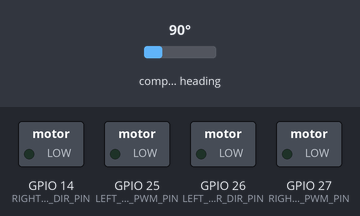
Recording of a program running on a simulated ESP32. Shown: switched loads named in the program (green lamp = pin HIGH). Wiring (inferred from the names in the program): AS5600 angle sensor at I2C address 0x36. The inputs (shaded band) are chosen by the test bench; at power-on: compass heading 90°. The ROS host is connected and sends only what is stated.

Above: at 0.0 s.
At 3.2 s:
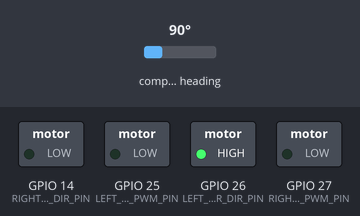
3.3 s: compass heading set to 7°
Timing chart, 0 to 6.3 s (numbered marks = the images above; inputs shaded):
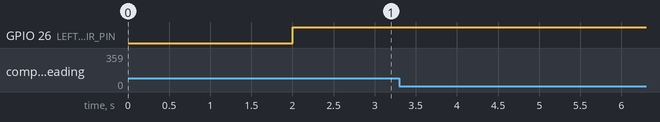

The program:

main.cpp
```cpp
#include <Arduino.h>
#include <Wire.h>
#include <esp_system.h>  // esp_reset_reason() - for the diagnostics topic

#include <micro_ros_platformio.h>
#include <rcl/rcl.h>
#include <rcl/error_handling.h>
#include <rclc/rclc.h>
#include <rclc/executor.h>
#include <std_msgs/msg/float32_multi_array.h>
#include <std_msgs/msg/int32_multi_array.h>
#include <sensor_msgs/msg/joint_state.h>

#include "config.h"
#include "motor_driver.h"
#include "encoder.h"
#include "pid_controller.h"
#include "wheel.h"

/*
 * ============================================================
 * I2C Buses
 * ============================================================
 */

TwoWire LeftEncoderBus = TwoWire(0);
TwoWire RightEncoderBus = TwoWire(1);

/*
 * ============================================================
 * Motor Drivers
 * ============================================================
 */

MotorDriver leftMotor(
    LEFT_MOTOR_PWM_PIN,
    LEFT_MOTOR_DIR_PIN,
    LEFT_PWM_CHANNEL,
    LEFT_FORWARD,
    LEFT_REVERSE
);

MotorDriver rightMotor(
    RIGHT_MOTOR_PWM_PIN,
    RIGHT_MOTOR_DIR_PIN,
    RIGHT_PWM_CHANNEL,
    RIGHT_FORWARD,
    RIGHT_REVERSE
);

/*
 * ============================================================
 * Encoders
 * ============================================================
 */

Encoder leftEncoder(
    LeftEncoderBus,
    LEFT_ENCODER_SDA_PIN,
    LEFT_ENCODER_SCL_PIN,
    LEFT_COUNTS_PER_WHEEL_REV,
    LEFT_ENCODER_DIRECTION
);

Encoder rightEncoder(
    RightEncoderBus,
    RIGHT_ENCODER_SDA_PIN,
    RIGHT_ENCODER_SCL_PIN,
    RIGHT_COUNTS_PER_WHEEL_REV,
    RIGHT_ENCODER_DIRECTION
);

/*
 * ============================================================
 * PID Controllers
 * ============================================================
 */

PIDController rightPID(
    RIGHT_KP,
    RIGHT_KI,
    RIGHT_KD
);

PIDController leftPID(
    LEFT_KP,
    LEFT_KI,
    LEFT_KD
);

/*
 * ============================================================
 * Wheels
 * ============================================================
 */

Wheel leftWheel(
    leftMotor,
    leftEncoder,
    leftPID
);

Wheel rightWheel(
    rightMotor,
    rightEncoder,
    rightPID
);

/*
 * ============================================================
 * Watchdog state
 * ============================================================
 */

volatile uint32_t lastCommandTimeMs = 0;

/*
 * ============================================================
 * Loop health tracking (for diagnostics)
 * ============================================================
 */

uint32_t maxLoopDurationUs = 0;

/*
 * ============================================================
 * micro-ROS globals
 * ============================================================
 */

rcl_allocator_t allocator;
rclc_support_t support;
rcl_node_t node;
rclc_executor_t executor;

rcl_subscription_t cmdSubscriber;
std_msgs__msg__Float32MultiArray cmdMsg;

rcl_publisher_t statePublisher;
sensor_msgs__msg__JointState stateMsg;

rcl_publisher_t diagPublisher;
std_msgs__msg__Int32MultiArray diagMsg;

rcl_publisher_t pwmPublisher;
std_msgs__msg__Int32MultiArray pwmMsg;

rcl_timer_t publishTimer;
rcl_timer_t diagTimer;

#define RCCHECK(fn)   { rcl_ret_t rc = fn; if (rc != RCL_RET_OK) { errorLoop(); } }
#define RCSOFTCHECK(fn) { rcl_ret_t rc = fn; (void)rc; }

/*
 * ============================================================
 * Function Prototypes
 * ============================================================
 */

void errorLoop();
void controlLoopUpdate(double dt);
void publishWheelState();
void publishWheelPwm();
void publishDiagnostics();
void cmdCallback(const void* msgin);
void publishTimerCallback(rcl_timer_t* timer, int64_t lastCallTime);
void diagTimerCallback(rcl_timer_t* timer, int64_t lastCallTime);
void setupMessages();

/*
 * ============================================================
 * Error loop - blinks the onboard LED forever if micro-ROS setup fails
 * ============================================================
 */

void errorLoop()
{
    pinMode(STATUS_LED_PIN, OUTPUT);

    while (true)
    {
        digitalWrite(STATUS_LED_PIN, !digitalRead(STATUS_LED_PIN));
        delay(150);
    }
}

/*
 * ============================================================
 * Control loop - called once per CONTROL_PERIOD from loop()
 * ============================================================
 */

void controlLoopUpdate(double dt)
{
    const uint32_t nowMs = millis();

    const bool commandStale =
        (nowMs - lastCommandTimeMs) > COMMAND_TIMEOUT_MS;

    if (commandStale)
    {
        // No fresh /wheel_cmd_vel within the timeout - force stop rather
        // than trusting the last command forever.
        leftWheel.stop();
        rightWheel.stop();
    }

    leftWheel.update(dt);
    rightWheel.update(dt);
}

/*
 * ============================================================
 * Publish wheel state - called from the micro-ROS publish timer
 * ============================================================
 */

void publishWheelState()
{
    stateMsg.position.data[0] = leftWheel.getCurrentPosition();
    stateMsg.position.data[1] = rightWheel.getCurrentPosition();

    stateMsg.velocity.data[0] = leftWheel.getCurrentVelocity();
    stateMsg.velocity.data[1] = rightWheel.getCurrentVelocity();

    RCSOFTCHECK(rcl_publish(&statePublisher, &stateMsg, NULL));
}

/*
 * ============================================================
 * Publish the actual signed PWM duty currently being sent to each motor
 * (-255..255, matches MOTOR_PWM_MIN/MAX). Lets you directly see on the
 * Jetson what the PID is commanding, alongside target vs measured
 * velocity from /wheel_states - very useful while tuning KP/KI/KD.
 * ============================================================ */

void publishWheelPwm()
{
    pwmMsg.data.data[0] = leftWheel.getCurrentPwm();
    pwmMsg.data.data[1] = rightWheel.getCurrentPwm();

    RCSOFTCHECK(rcl_publish(&pwmPublisher, &pwmMsg, NULL));
}

/*
 * ============================================================
 * Publish diagnostics - reset reason + free heap + worst-case loop time.
 *
 * data[0] = esp_reset_reason() code. Key values to watch for:
 *   1 = POWERON   (normal power-up, expected)
 *   3 = SW        (deliberate software reset, expected if you call one)
 *   4 = PANIC     (crash - check for null derefs, stack overflow, etc.)
 *   5 = INT_WDT   (interrupt watchdog - something blocked interrupts too long)
 *   6 = TASK_WDT  (task watchdog - a task, e.g. idle, was starved of CPU -
 *                  this is the one a busy-loop with no yield()/delay() causes)
 *   9 = BROWNOUT  (power supply sagged - check your buck converter/wiring)
 * data[1] = free heap, in KB
 * data[2] = worst-case single loop() iteration duration seen since boot, in us
 * ============================================================ */

void publishDiagnostics()
{
    diagMsg.data.data[0] = (int32_t)esp_reset_reason();
    diagMsg.data.data[1] = (int32_t)(ESP.getFreeHeap() / 1024);
    diagMsg.data.data[2] = (int32_t)maxLoopDurationUs;

    RCSOFTCHECK(rcl_publish(&diagPublisher, &diagMsg, NULL));
}

/*
 * ============================================================
 * micro-ROS callbacks
 * ============================================================
 */

void cmdCallback(const void* msgin)
{
    const std_msgs__msg__Float32MultiArray* msg =
        (const std_msgs__msg__Float32MultiArray*)msgin;

    if (msg->data.size >= 2)
    {
        leftWheel.setTargetVelocity(msg->data.data[0]);
        rightWheel.setTargetVelocity(msg->data.data[1]);
        lastCommandTimeMs = millis();
    }
}

void publishTimerCallback(rcl_timer_t* timer, int64_t lastCallTime)
{
    (void)lastCallTime;
    if (timer != NULL)
    {
        publishWheelState();
        publishWheelPwm();
    }
}

void diagTimerCallback(rcl_timer_t* timer, int64_t lastCallTime)
{
    (void)lastCallTime;
    if (timer != NULL)
    {
        publishDiagnostics();
    }
}

/*
 * ============================================================
 * Message pre-allocation
 * ============================================================
 */

void setupMessages()
{
    // --- Command message: Float32MultiArray[2] ---
    cmdMsg.data.data = (float*)malloc(2 * sizeof(float));
    cmdMsg.data.size = 0;
    cmdMsg.data.capacity = 2;

    // --- State message: JointState with 2 named joints ---
    stateMsg.name.data =
        (rosidl_runtime_c__String*)malloc(2 * sizeof(rosidl_runtime_c__String));
    stateMsg.name.size = 2;
    stateMsg.name.capacity = 2;

    const char* leftName  = "left_wheel_joint";
    const char* rightName = "right_wheel_joint";

    stateMsg.name.data[0].data = (char*)malloc(strlen(leftName) + 1);
    strcpy(stateMsg.name.data[0].data, leftName);
    stateMsg.name.data[0].size = strlen(leftName);
    stateMsg.name.data[0].capacity = strlen(leftName) + 1;

    stateMsg.name.data[1].data = (char*)malloc(strlen(rightName) + 1);
    strcpy(stateMsg.name.data[1].data, rightName);
    stateMsg.name.data[1].size = strlen(rightName);
    stateMsg.name.data[1].capacity = strlen(rightName) + 1;

    stateMsg.position.data = (double*)malloc(2 * sizeof(double));
    stateMsg.position.size = 2;
    stateMsg.position.capacity = 2;

    stateMsg.velocity.data = (double*)malloc(2 * sizeof(double));
    stateMsg.velocity.size = 2;
    stateMsg.velocity.capacity = 2;

    stateMsg.effort.data = NULL;
    stateMsg.effort.size = 0;
    stateMsg.effort.capacity = 0;

    // --- Diagnostics message: Int32MultiArray[3] ---
    diagMsg.data.data = (int32_t*)malloc(3 * sizeof(int32_t));
    diagMsg.data.size = 3;
    diagMsg.data.capacity = 3;

    // --- PWM message: Int32MultiArray[2] ---
    pwmMsg.data.data = (int32_t*)malloc(2 * sizeof(int32_t));
    pwmMsg.data.size = 2;
    pwmMsg.data.capacity = 2;
}

/*
 * ============================================================
 * Setup
 * ============================================================
 */

void setup()
{
    set_microros_serial_transports(Serial);
    Serial.begin(UROS_SERIAL_BAUD);
    delay(2000);  // give the agent side time to be ready after boot

    leftMotor.begin();
    rightMotor.begin();

    leftEncoder.begin();
    rightEncoder.begin();

    leftWheel.begin();
    rightWheel.begin();

    setupMessages();

    allocator = rcl_get_default_allocator();
    RCCHECK(rclc_support_init(&support, 0, NULL, &allocator));
    RCCHECK(rclc_node_init_default(&node, UROS_NODE_NAME, UROS_NODE_NAMESPACE, &support));

    // BEST_EFFORT, not the reliable default: /wheel_cmd_vel carries velocity
    // commands, where only the newest value is ever meaningful. A reliable
    // subscriber here would queue and force in-order delivery of every
    // command, so a momentary stall (a slow I2C read, a serial retransmit,
    // a scheduling hiccup on the agent side) "banks" a bit of delay that
    // can never be undone -- that backlog compounds over minutes into a
    // growing, hard-to-diagnose command-to-motion lag that only clears on
    // agent restart. Best-effort drops stale queued commands instead of
    // forcing them through, so the wheel always acts on the latest
    // available command. This must match the QoS used by the Jetson-side
    // node publishing /wheel_cmd_vel.
    RCCHECK(rclc_subscription_init_best_effort(
        &cmdSubscriber, &node,
        ROSIDL_GET_MSG_TYPE_SUPPORT(std_msgs, msg, Float32MultiArray),
        UROS_CMD_TOPIC));

    RCCHECK(rclc_publisher_init_best_effort(
        &statePublisher, &node,
        ROSIDL_GET_MSG_TYPE_SUPPORT(sensor_msgs, msg, JointState),
        UROS_STATE_TOPIC));

    RCCHECK(rclc_publisher_init_best_effort(
        &diagPublisher, &node,
        ROSIDL_GET_MSG_TYPE_SUPPORT(std_msgs, msg, Int32MultiArray),
        UROS_DIAG_TOPIC));

    RCCHECK(rclc_publisher_init_best_effort(
        &pwmPublisher, &node,
        ROSIDL_GET_MSG_TYPE_SUPPORT(std_msgs, msg, Int32MultiArray),
        UROS_PWM_TOPIC));

    RCCHECK(rclc_timer_init_default(
        &publishTimer, &support, RCL_MS_TO_NS(UROS_PUBLISH_PERIOD_MS), publishTimerCallback));

    RCCHECK(rclc_timer_init_default(
        &diagTimer, &support, RCL_MS_TO_NS(UROS_DIAG_PERIOD_MS), diagTimerCallback));

    // executor handles: 1 subscription + 2 timers
    RCCHECK(rclc_executor_init(&executor, &support.context, 3, &allocator));
    RCCHECK(rclc_executor_add_subscription(
        &executor, &cmdSubscriber, &cmdMsg, &cmdCallback, ON_NEW_DATA));
    RCCHECK(rclc_executor_add_timer(&executor, &publishTimer));
    RCCHECK(rclc_executor_add_timer(&executor, &diagTimer));

    lastCommandTimeMs = millis();  // don't immediately trip the watchdog at boot
}

/*
 * ============================================================
 * Main Loop
 * ============================================================
 */

void loop()
{
    const uint32_t loopStartUs = micros();

    RCSOFTCHECK(rclc_executor_spin_some(&executor, RCL_MS_TO_NS(1)));

    static uint32_t lastControlTime = micros();

    const uint32_t now = micros();

    while ((now - lastControlTime) >= CONTROL_PERIOD_US)
    {
        lastControlTime += CONTROL_PERIOD_US;

        controlLoopUpdate(CONTROL_PERIOD);
    }

    const uint32_t loopDurationUs = micros() - loopStartUs;
    if (loopDurationUs > maxLoopDurationUs)
    {
        maxLoopDurationUs = loopDurationUs;
    }

    // CRITICAL: without this, loop() never blocks or yields, which starves
    // the FreeRTOS idle task and trips the Task Watchdog Timer (~5s default)
    // -> the whole board reboots in a loop. This one line is the fix for
    // the "wheel_states only arrives every few seconds" symptom.
    yield();
}
```

encoder.h
```cpp
#ifndef ENCODER_H
#define ENCODER_H

#include <Arduino.h>
#include <Wire.h>

class Encoder
{
public:

    // direction corrects for mirrored motor mounting: on a diff-drive
    // robot with the two motors facing each other, a rotation that drives
    // the robot straight forward spins the two motor shafts in opposite
    // handedness as seen by each motor's own encoder. Pass +1 or -1 so
    // that getPosition()/getVelocity() come out positive-for-forward for
    // BOTH wheels, in a consistent robot-frame convention - matching what
    // MotorDriver's forwardLevel_/reverseLevel_ already does for output.
    Encoder(
        TwoWire& wire,
        uint8_t sdaPin,
        uint8_t sclPin,
        double countsPerWheelRev,
        int8_t direction = 1
    );

    void begin();

    void update();

    void reset();

    double getPosition() const;

    double getVelocity() const;

    int64_t getCounts() const;

    uint16_t getRawAngle() const;

private:

    uint16_t readRawAngle();

    TwoWire& wire_;

    uint8_t sdaPin_;
    uint8_t sclPin_;

    double countsPerWheelRev_;

    int8_t direction_;

    uint16_t previousRaw_;

    int64_t totalCounts_;

    double position_;

    double previousPosition_;

    double velocity_;

    uint64_t previousTime_;
};

#endif
```

pid_controller.h
```cpp
#ifndef PID_CONTROLLER_H
#define PID_CONTROLLER_H

class PIDController
{
public:

    PIDController(
        double kp,
        double ki,
        double kd
    );

    void reset();

    double compute(
        double setpoint,
        double measurement,
        double dt
    );

    void setTunings(
        double kp,
        double ki,
        double kd
    );

    void setOutputLimits(
        double outputMin,
        double outputMax
    );

    void setIntegralLimits(
        double integralMin,
        double integralMax
    );

private:

    double kp_;
    double ki_;
    double kd_;

    double integral_;

    double previousMeasurement_;

    double outputMin_;
    double outputMax_;

    double integralMin_;
    double integralMax_;
};

#endif
```

wheel.h
```cpp
#ifndef WHEEL_H
#define WHEEL_H

#include "motor_driver.h"
#include "encoder.h"
#include "pid_controller.h"

class Wheel
{
public:

    Wheel(
        MotorDriver& motor,
        Encoder& encoder,
        PIDController& pid
    );

    void begin();

    // dt (seconds) is now passed in explicitly by the caller (main.cpp's
    // fixed-period scheduler), rather than assumed internally, so the PID's
    // notion of dt always matches whatever period actually elapsed.
    void update(double dt);

    void stop();

    void enable();

    void disable();

    bool isEnabled() const;

    void setTargetVelocity(double targetVelocity);

    double getTargetVelocity() const;

    double getCurrentVelocity() const;

    double getCurrentPosition() const;

    // Current signed PWM duty actually being sent to the motor right now
    // (-255..255). Forwards straight through to MotorDriver::getSpeed().
    int getCurrentPwm() const;

private:

    MotorDriver& motor_;

    Encoder& encoder_;

    PIDController& pid_;

    double targetVelocity_;

    bool enabled_;
};

#endif
```

wheel.cpp
```cpp
#include "wheel.h"

Wheel::Wheel(
    MotorDriver& motor,
    Encoder& encoder,
    PIDController& pid)
    :
      motor_(motor),
      encoder_(encoder),
      pid_(pid),
      targetVelocity_(0.0),
      enabled_(true)
{
}

void Wheel::begin()
{
    targetVelocity_ = 0.0;
    enabled_ = true;
    pid_.reset();
}

void Wheel::update(double dt)
{
    encoder_.update();

    if (!enabled_)
    {
        motor_.stop();
        return;
    }

    const double currentVelocity = encoder_.getVelocity();

    const double pwm =
        pid_.compute(
            targetVelocity_,
            currentVelocity,
            dt);

    motor_.setSpeed(static_cast<int>(pwm));
}

void Wheel::stop()
{
    targetVelocity_ = 0.0;

    pid_.reset();

    motor_.stop();
}

void Wheel::enable()
{
    pid_.reset();

    targetVelocity_ = 0.0;

    enabled_ = true;
}

void Wheel::disable()
{
    enabled_ = false;

    stop();
}

bool Wheel::isEnabled() const
{
    return enabled_;
}

void Wheel::setTargetVelocity(double targetVelocity)
{
    targetVelocity_ = targetVelocity;
}

double Wheel::getTargetVelocity() const
{
    return targetVelocity_;
}

double Wheel::getCurrentVelocity() const
{
    return encoder_.getVelocity();
}

double Wheel::getCurrentPosition() const
{
    return encoder_.getPosition();
}

int Wheel::getCurrentPwm() const
{
    return motor_.getSpeed();
}
```

Source omitted: encoder.cpp (3155 bytes), pid_controller.cpp (1812 bytes), config.h (6512 bytes), motor_driver.h (507 bytes), motor_driver.cpp (1069 bytes)
